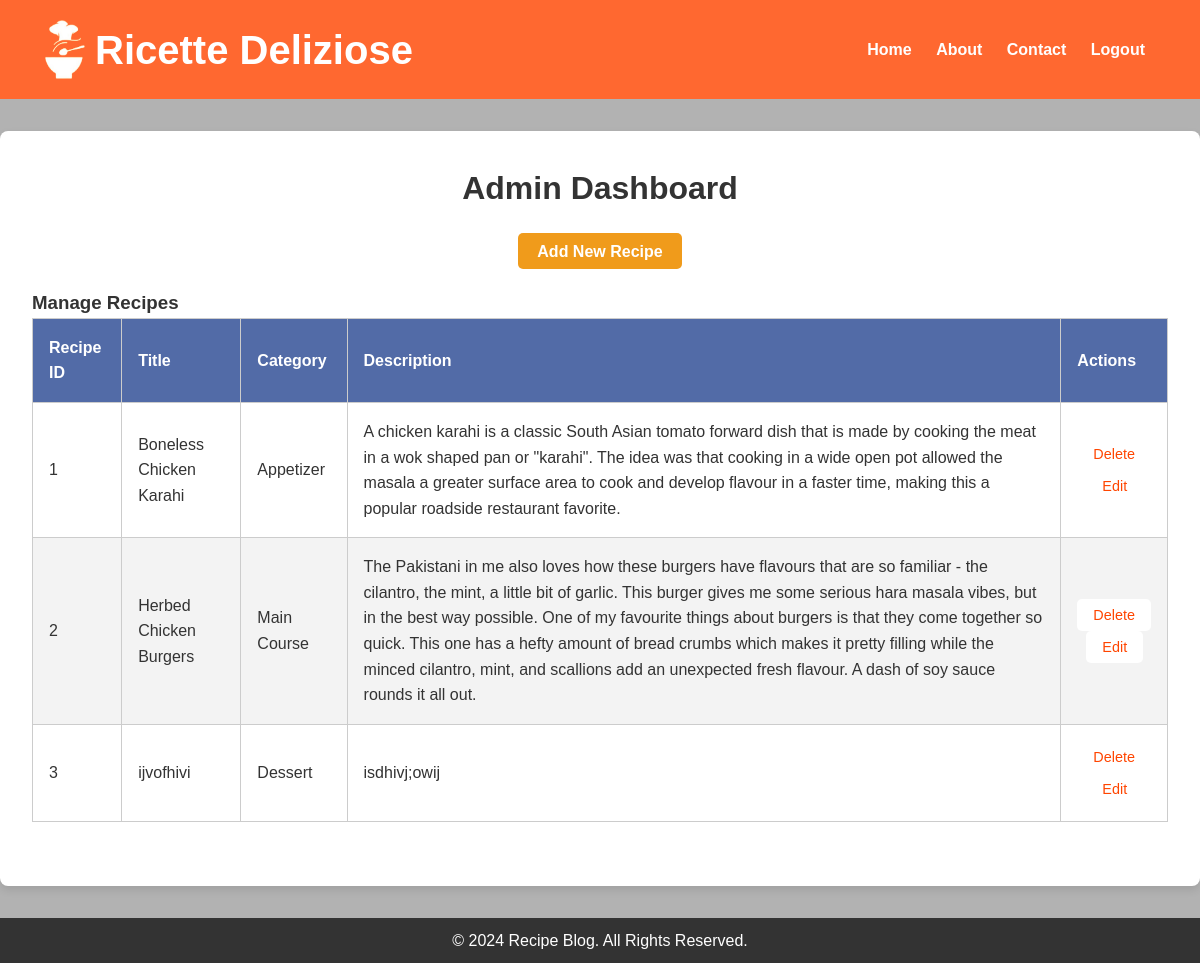
Page /admin (signed in) on the earlier database version.
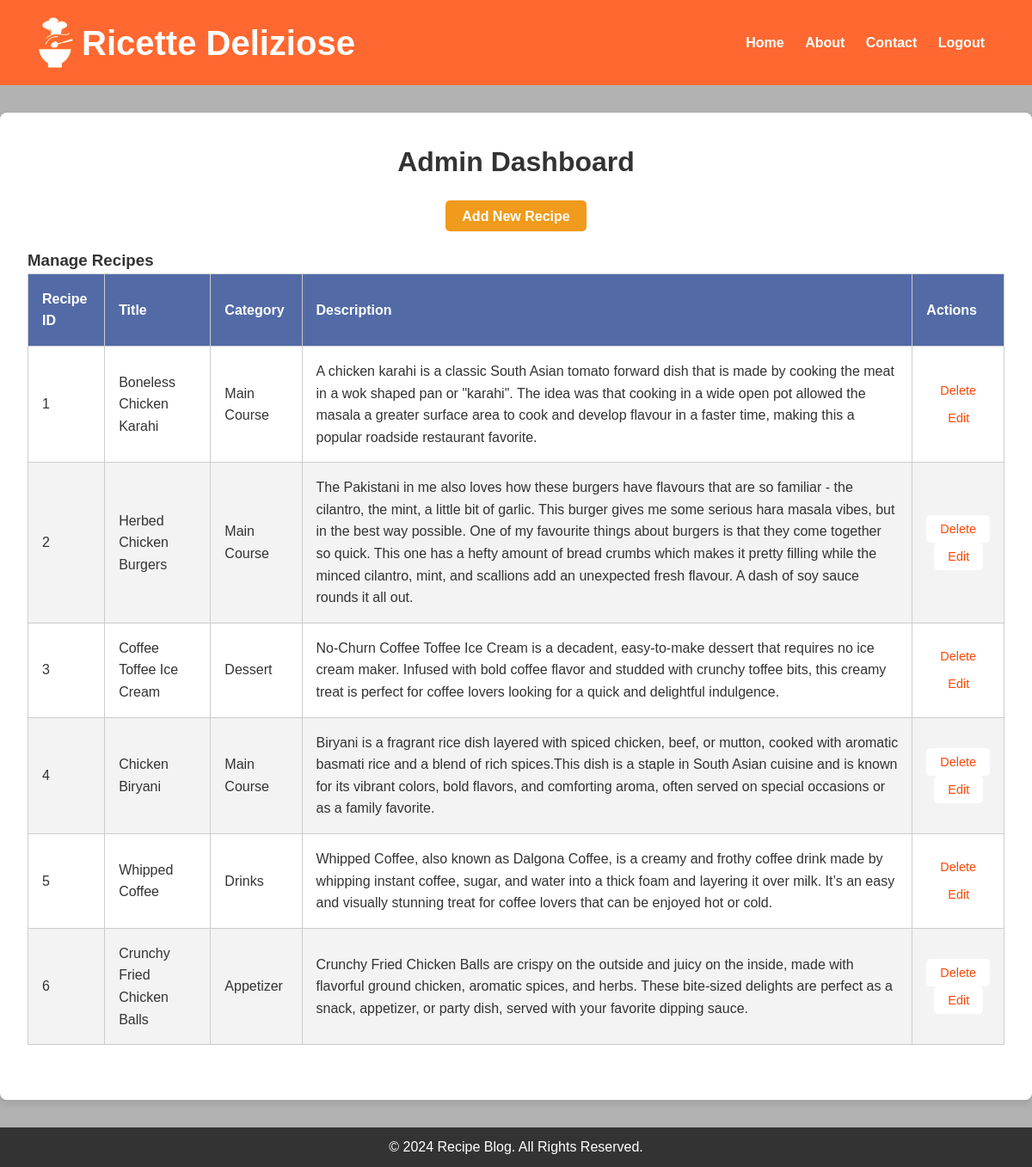
Same page on the later database version.
### model.py (models this page shows, shortened)
class Recipe(db.Model):
    id = db.Column(db.Integer, primary_key=True)
    title = db.Column(db.String(100), nullable=False)
    description = db.Column(db.Text, nullable=False)
    instructions = db.Column(db.Text, nullable=False)
    image = db.Column(db.String(100), nullable=True)
    created_at = db.Column(db.DateTime, default=datetime.utcnow)
    category_id = db.Column(db.Integer, db.ForeignKey('category.id'), nullable=False)
    ingredients = db.relationship('Ingredient', secondary=recipe_ingredient, backref='recipes')
    category = db.relationship('Category', backref=db.backref('recipes', lazy=True))

class Category(db.Model):
    __tablename__ = 'category'
    id = db.Column(db.Integer, primary_key=True)
    name = db.Column(db.String(50), unique=True, nullable=False)
    def __repr__(self):
        return f'{self.name}'

### app.py (the view, shortened to what this page needs)
@app.route('/admin', methods=['GET', 'POST'])
def admin_dashboard():
    if 'user_id' not in session:
        flash('Please login to access the admin dashboard.', 'warning')
        return redirect(url_for('login'))
    user = user_repository.get_user_by_id(session['user_id'])
    if not user.is_admin:
        flash('Access denied! Admins only.', 'danger')
        return redirect(url_for('home'))
    recipes = recipe_repository.get_all_recipes()
    return render_template('admin_dashboard.html', recipes=recipes)

### app.py (called while the page is built)
@app.before_request
def init_categories():
    if Category.query.count() == 0:  # Only add if the category table is empty
        category1 = Category(name="Appetizer")
        category2 = Category(name="Main Course")
        category3 = Category(name="Dessert")
        category4 = Category(name="Drinks")
        db.session.add_all([category1, category2, category3, category4])
        db.session.commit()
        print("Categories added to the database.")

### repositories.py (called while the page is built)
    def get_all_recipes(self):
        return Recipe.query.all()

    def get_user_by_id(self, user_id):
        return User.query.get(user_id)

### templates/admin_dashboard.html (shortened to what this page needs)
<!DOCTYPE html>
<html lang="en">
<head>
    <link rel="stylesheet" href="{{ url_for('static', filename='css/admin_dashboard.css') }}">
</head>
<body>
<header>
    <div class="container">
        <div class="logo-title">
            <img src="{{ url_for('static', filename='images/logo.png') }}" alt="Logo" class="logo" width="40"
                height="59">
            <h1>Ricette Deliziose</h1>
        </div>
        <nav>
            <a href="{{ url_for('home') }}">Home</a>
            <a href="{{ url_for('about') }}">About</a>
            <a href="{{ url_for('contact') }}">Contact</a>
            <a href="{{ url_for('logout') }}">Logout</a>
        </nav>
    </div>
</header>
<main class="dashboard-container">
    <h2>Admin Dashboard</h2>
    <section class="admin-actions">
        <a href="{{ url_for('add_recipe') }}" class="btn">Add New Recipe</a>
    </section>
    <section class="manage-recipes">
        <h3>Manage Recipes</h3>
        <table>
            <thead>
                <tr>
                    <th>Recipe ID</th>
                    <th>Title</th>
                    <th>Category</th>
                    <th>Description</th>
                    <th>Actions</th>
                </tr>
            </thead>
            <tbody>
                {% for recipe in recipes %}
                <tr>
                    <td>{{ recipe.id }}</td>
                    <td>{{ recipe.title }}</td>
                    <td>{{ recipe.category }}</td>
                    <td>{{ recipe.description }}</td>
                    <td>
                        <form method="POST" action="{{ url_for('admin_dashboard') }}">
                            <button type="submit" name="action" value="delete" class="btn-delete">Delete</button>
                            <button type="submit" name="action" value="edit" class="btn-edit">Edit</button>
                        </form>
                    </td>
                </tr>
                {% endfor %}
            </tbody>
        </table>
    </section>
</main>
<footer>
    <div class="container">
        <p>&copy; 2024 Recipe Blog. All Rights Reserved.</p>
    </div>
</footer>
</body>
</html>

Differences in the rows shown:
changed Recipe "Boneless Chicken Karahi": category "Appetizer" → "Main Course"
changed Recipe "Dessert": title "ijvofhivi" → "Coffee Toffee Ice Cream"; description "isdhivj;owij" → "No-Churn Coffee Toffee Ice Cream is a decadent, easy-to-make dessert that requires no ice cream maker. Infused with bold coffee flavor and studded with crunchy toffee bits, this creamy treat is perfect for coffee lovers looking for a quick and delightful indulgence."
added Recipe: id "4", title "Chicken Biryani", category "Main Course", description "Biryani is a fragrant rice dish layered with spiced chicken, beef, or mutton, cooked with aromatic basmati rice and a blend of rich spices.This dish is a staple in South Asian cuisine and is known for its vibrant colors, bold flavors, and comforting aroma, often served on special occasions or as a family favorite."
added Recipe: id "5", title "Whipped Coffee", category "Drinks", description "Whipped Coffee, also known as Dalgona Coffee, is a creamy and frothy coffee drink made by whipping instant coffee, sugar, and water into a thick foam and layering it over milk. It’s an easy and visually stunning treat for coffee lovers that can be enjoyed hot or cold."
added Recipe: id "6", title "Crunchy Fried Chicken Balls", category "Appetizer", description "Crunchy Fried Chicken Balls are crispy on the outside and juicy on the inside, made with flavorful ground chicken, aromatic spices, and herbs. These bite-sized delights are perfect as a snack, appetizer, or party dish, served with your favorite dipping sauce."
